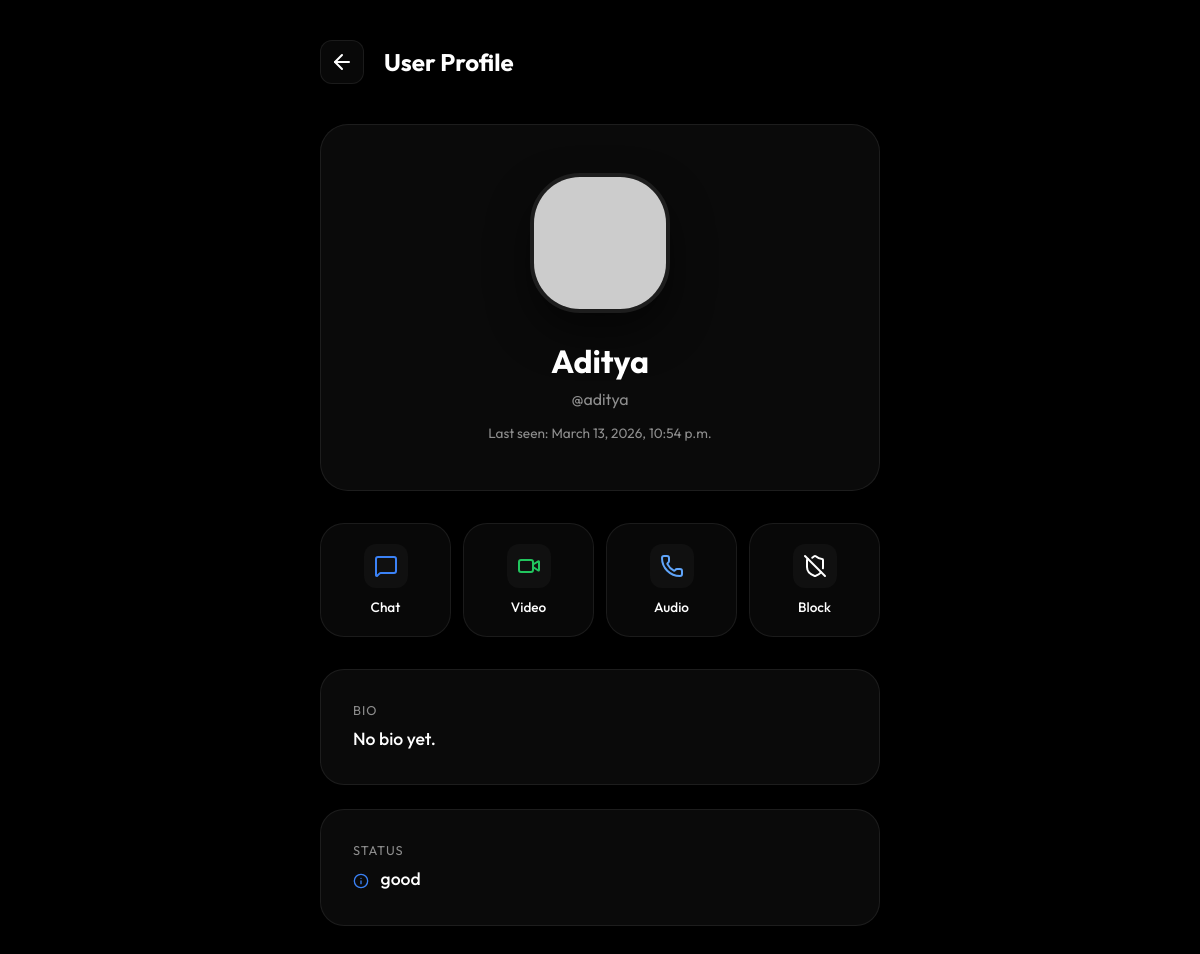
The page /profile/4/ (signed in) on the database its author committed.
### accounts/models.py (models this page shows, shortened)
class User(AbstractUser):
    bio = models.TextField(max_length=500, blank=True)
    profile_photo = models.ImageField(upload_to='profile_photos/', blank=True, null=True)
    status_message = models.CharField(max_length=255, blank=True)
    birthday = models.DateField(null=True, blank=True)
    is_online = models.BooleanField(default=False)
    last_seen = models.DateTimeField(null=True, blank=True)
    phone_number = models.CharField(max_length=20, blank=True)
    chat_background = models.CharField(max_length=50, default='default')
    privacy_last_seen = models.CharField(max_length=20, default='everyone') # everyone, contacts, nobody
    privacy_profile_photo = models.CharField(max_length=20, default='everyone')
    is_private = models.BooleanField(default=False)
    two_factor_enabled = models.BooleanField(default=False)
    has_seen_tour = models.BooleanField(default=False)

### chat/views.py (the view)
# urls.py: path('profile/<int:user_id>/', views.user_profile_view, name='user_profile'),
@login_required
def user_profile_view(request, user_id):
    from accounts.models import User
    from .models import BlockedUser, Chat
    try:
        target_user = User.objects.get(id=user_id)
        is_blocked = BlockedUser.objects.filter(blocker=request.user, blocked=target_user).exists()
        existing_chat = Chat.objects.filter(is_group=False, members=request.user).filter(members=target_user).first()
        chat_status = existing_chat.status if existing_chat else None
        is_connection = chat_status == 'active'
        is_pending = chat_status == 'pending'
        return render(request, 'chat/user_profile.html', {
            'target_user': target_user,
            'is_blocked': is_blocked,
            'is_connection': is_connection,
            'is_pending': is_pending,
            'chat_status': chat_status
        })
    except User.DoesNotExist:
        from django.http import Http404
        raise Http404("User not found")

### templates/chat/user_profile.html (shortened to what this page needs)
{% extends 'base.html' %}
{% load static %}
{% block content %}
<div class="profile-container">
    <div class="nav-header">
        <a href="{% url 'home' %}" class="back-btn">
            <i data-lucide="arrow-left"></i>
        </a>
        <h1 style="font-size: 1.5rem; margin: 0;">User Profile</h1>
    </div>
    <div class="user-hero">
        <img src="{% if target_user.profile_photo %}{{ target_user.profile_photo.url }}{% else %}https://ui-avatars.com/api/?name={{ target_user.username }}&background=3b82f6&color=fff{% endif %}"
             alt="{{ target_user.username }}" class="user-photo" style="{% if target_user.is_private and not is_connection %}filter: blur(10px);{% endif %}">
        <h2 style="font-size: 2rem; font-weight: 700; margin: 0; display:flex; align-items:center; justify-content:center; gap:10px;">
            {{ target_user.username }}
        </h2>
        <p style="color: var(--text-muted); margin-top: 8px;">@{{ target_user.username|lower }}</p>
        {% if target_user.is_private and not is_connection %}
            <p style="color: var(--text-muted); font-size: 0.85rem; margin-top: 15px;">Private Account</p>
        {% else %}
            {% if target_user.is_online %}
            <div class="online-badge">
                <div class="badge-dot"></div>
                Online
            </div>
            {% else %}
            <p style="color: var(--text-muted); font-size: 0.85rem; margin-top: 15px;">
                Last seen: {{ target_user.last_seen|default:"recently" }}
            </p>
            {% endif %}
        {% endif %}
    </div>
    {% if target_user.is_private and not is_connection %}
        <div style="text-align:center; padding: 40px 20px; background:var(--bg-card); border:1px solid var(--glass-border); border-radius:24px;">
            <div style="width:60px; height:60px; background:rgba(255,255,255,0.05); border-radius:50%; display:inline-flex; align-items:center; justify-content:center; margin-bottom:20px;">
                <i data-lucide="shield" style="width:30px; height:30px; color:var(--text-muted);"></i>
            </div>
            <h3 style="font-size:1.2rem; font-weight:800; margin-bottom:10px;">This Account is Private</h3>
            <p style="color:var(--text-muted); font-size:0.9rem; margin-bottom:30px; line-height:1.5;">Follow them to see their bio, status, and send messages.</p>
            {% if is_pending %}
            <button style="width:100%; max-width:300px; background:rgba(255,255,255,0.1); color:white; border:none; padding:14px; border-radius:12px; font-weight:700; font-size:1rem; cursor:default;">
                Request Sent
            </button>
            {% else %}
            <button onclick="startChatFromProfile('{{ target_user.id }}')" style="width:100%; max-width:300px; background:var(--primary); color:white; border:none; padding:14px; border-radius:12px; font-weight:700; font-size:1rem; cursor:pointer;">
                Send Connection Request
            </button>
            {% endif %}
        </div>
    {% else %}
        <div class="action-grid">
            <div class="action-btn" onclick="startChatFromProfile('{{ target_user.id }}')">
                <div class="action-icon"><i data-lucide="message-square"></i></div>
                <span style="font-size: 0.85rem; font-weight: 500;">Chat</span>
            </div>
            <div class="action-btn" onclick="alert('Starting video call...')">
                <div class="action-icon" style="color: var(--success);"><i data-lucide="video"></i></div>
                <span style="font-size: 0.85rem; font-weight: 500;">Video</span>
            </div>
            <div class="action-btn" onclick="alert('Starting audio call...')">
                <div class="action-icon" style="color: #60a5fa;"><i data-lucide="phone"></i></div>
                <span style="font-size: 0.85rem; font-weight: 500;">Audio</span>
            </div>
            <div class="action-btn" onclick="toggleBlockUser('{{ target_user.id }}')" id="block-btn-profile">
                <div class="action-icon" style="color: var(--danger);"><i data-lucide="shield-off"></i></div>
                <span style="font-size: 0.85rem; font-weight: 500;">{% if is_blocked %}Blocked{% else %}Block{% endif %}</span>
            </div>
        </div>
        <div class="info-card">
            <div class="info-label">Bio</div>
            <div class="info-value">{{ target_user.bio|default:"No bio yet." }}</div>
        </div>
        <div class="info-card">
            <div class="info-label">Status</div>
            <div class="info-value">
                <i data-lucide="info" style="width: 16px; vertical-align: middle; margin-right: 8px; color: var(--primary);"></i>
                {{ target_user.status_message|default:"Available" }}
            </div>
        </div>
    {% endif %}
</div>
{% endblock %}

### static/css/style.css (style rules this page uses)
:root { --primary: #3b82f6; --primary-gradient: linear-gradient(135deg, #3b82f6 0%, #2563eb 100%); --bg-black: #000000; --bg-card: #121212; --text-main: #ffffff; --text-muted: #8e8e8e; --glass-bg: rgba(255, 255, 255, 0.03); --glass-border: rgba(255, 255, 255, 0.08); }
* { margin: 0; padding: 0; box-sizing: border-box; font-family: 'Outfit', sans-serif; -webkit-font-smoothing: antialiased; }
body { background: var(--bg-black); color: var(--text-main); }

### templates/chat/user_profile.html (style rules this page uses)
:root { --primary: #3b82f6; --bg-black: #000000; --bg-card: #0a0a0a; --glass-bg: rgba(255, 255, 255, 0.03); --glass-border: rgba(255, 255, 255, 0.08); --text-main: #ffffff; --text-muted: #8e8e8e; --success: #22c55e; }
body { margin: 0; padding: 0; background: var(--bg-black); color: var(--text-main); font-family: 'Outfit', sans-serif; }
.profile-container { max-width: 600px; margin: 0 auto; padding: 40px 20px; min-height: 100vh; }
.nav-header { display: flex; align-items: center; gap: 20px; margin-bottom: 40px; }
.back-btn { width: 44px; height: 44px; border-radius: 12px; background: var(--glass-bg); border: 1px solid var(--glass-border); color: white; display: flex; align-items: center; justify-content: center; cursor: pointer; transition: 0.3s; text-decoration: none; }
.user-hero { background: var(--bg-card); border: 1px solid var(--glass-border); border-radius: 28px; padding: 48px 32px; text-align: center; margin-bottom: 32px; position: relative; }
.user-photo { width: 140px; height: 140px; border-radius: 50px; object-fit: cover; border: 4px solid var(--glass-border); margin-bottom: 24px; box-shadow: 0 20px 40px rgba(0,0,0,0.5); }
.info-card { background: var(--bg-card); border: 1px solid var(--glass-border); border-radius: 24px; padding: 32px; margin-bottom: 24px; }
.info-label { font-size: 0.8rem; color: var(--text-muted); text-transform: uppercase; letter-spacing: 1px; margin-bottom: 8px; }
.info-value { font-size: 1.1rem; font-weight: 500; line-height: 1.5; }
.action-grid { display: grid; grid-template-columns: repeat(4, 1fr); gap: 12px; margin-bottom: 32px; }
.action-btn { background: var(--glass-bg); border: 1px solid var(--glass-border); padding: 20px; border-radius: 24px; display: flex; flex-direction: column; align-items: center; gap: 10px; color: white; text-decoration: none; transition: 0.3s cubic-bezier(0.175, 0.885, 0.32, 1.275); cursor: pointer; }
.action-icon { width: 44px; height: 44px; background: rgba(255,255,255,0.03); border-radius: 12px; display: flex; align-items: center; justify-content: center; color: var(--primary); }

### rows shown on the page
User: username "Aditya", username "aditya", last_seen "March 13, 2026, 10:54 p.m.", bio "No bio yet.", status_message "good"
